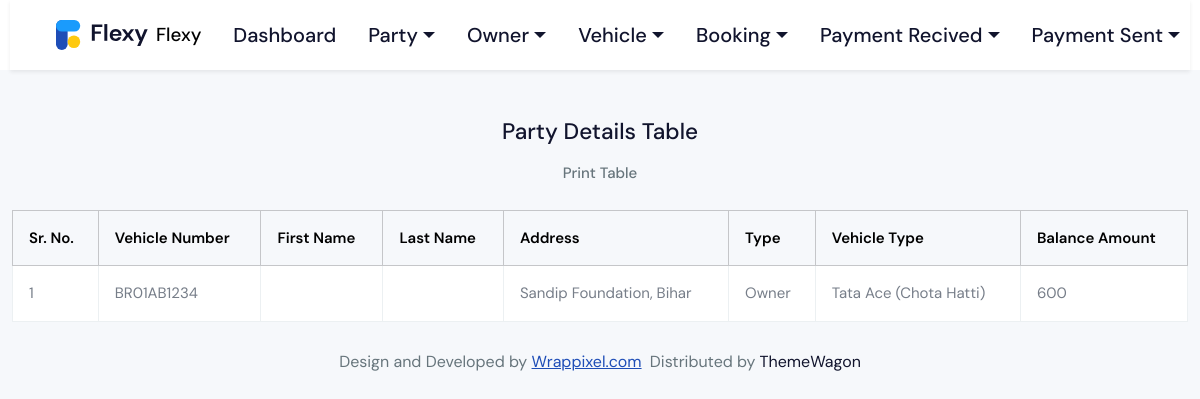
The page /alert_send/ (signed in) on the database as committed earlier.
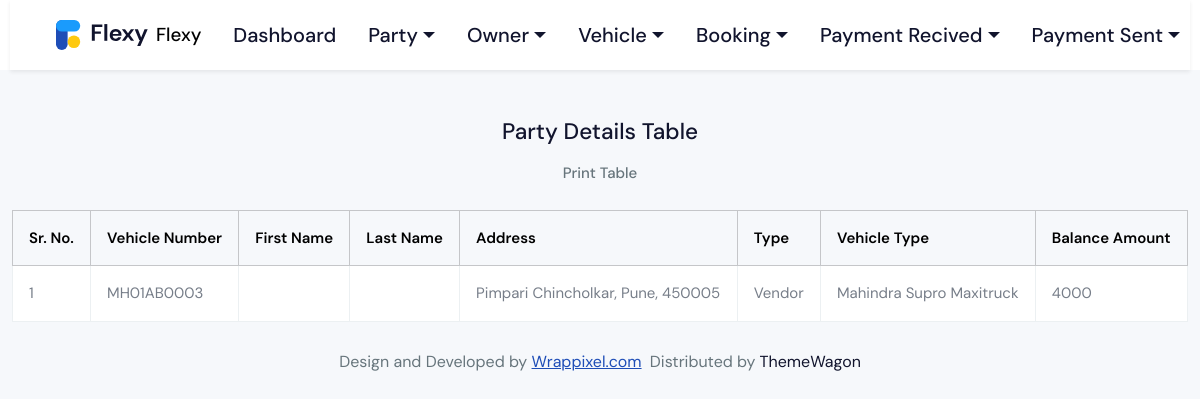
The same page on the database as committed later.
### website/models.py (models this page shows, shortened)
class Vehicle(models.Model):
    vehicle_number = models.CharField()
    owner = models.ForeignKey("Owner", on_delete=models.CASCADE)
    vehicle_type = models.ForeignKey("VehicleType", on_delete=models.CASCADE)
    balance_amount = models.IntegerField(default=0)

class Owner(models.Model):
    owner_name = models.CharField()
    owner_mobile = models.CharField()
    owner_address = models.TextField()
    owner_type = models.CharField()
    balance_amount = models.IntegerField(default=0)

class VehicleType(models.Model):
    vehicle_type = models.CharField()
    def __str__(self):
        return self.vehicle_type

### website/views.py (the view)
# urls.py: path('alert_send/', wb.alert_payment_send_to_vehicle, name='alert_payment_send_to_vehicle'),
def alert_payment_send_to_vehicle(req):
    if 'user_login_id' in req.session:
        sends = models.Vehicle.objects.filter(balance_amount__gt=0)
        return render(req, 'alert_send.html', {'sends': sends})
    else:
        return redirect('/login/')

### template/alert_send.html (shortened to what this page needs)
{% include "header.html" %}
<div class="body-wrapper-inner">
  <div class="container-fluid">
    <div class="row justify-content-center">
      <h4 class="mt-5 text-center">Party Details Table</h4>
      <button onclick="printTable()" class="btn">Print Table</button>
      <div class="table-responsive">
        <table class="table table-bordered mt-3" id="partyTable">
          <thead class="table-light">
            <tr>
              <th>Sr. No.</th>
              <th>Vehicle Number</th>
              <th>First Name</th>
              <th>Last Name</th>
              <th>Address</th>
              <th>Type</th>
              <th>Vehicle Type</th>
              <th>Balance Amount</th>
            </tr>
          </thead>
          <tbody>
            {% for send in sends %}
            <tr>
              <td>{{forloop.counter}}</td>
              <td>{{ send.vehicle_number }}</td>
              <td>{{ send.owner.owner_first_name }}</td>
              <td>{{ send.owner.owner_last_name }}</td>
              <td>{{ send.owner.owner_address }}</td>
              <td>{{ send.owner.owner_type }}</td>
              <td>{{ send.vehicle_type }}</td>
              <td>{{ send.balance_amount }}</td>
            </tr>
            {% endfor %}
          </tbody>
        </table>
      </div>
    </div>
  </div>
</div>
{% include 'footer.html' %}

Rows that differ between the two databases and show on the page:
removed Vehicle: vehicle_number "BR01AB1234", owner.owner_address "Sandip Foundation, Bihar", owner.owner_type "Owner", vehicle_type "Tata Ace (Chota Hatti)", balance_amount "600"
added Vehicle: vehicle_number "MH01AB0003", owner.owner_address "Pimpari Chincholkar, Pune, 450005", owner.owner_type "Vendor", vehicle_type "Mahindra Supro Maxitruck", balance_amount "4000"
